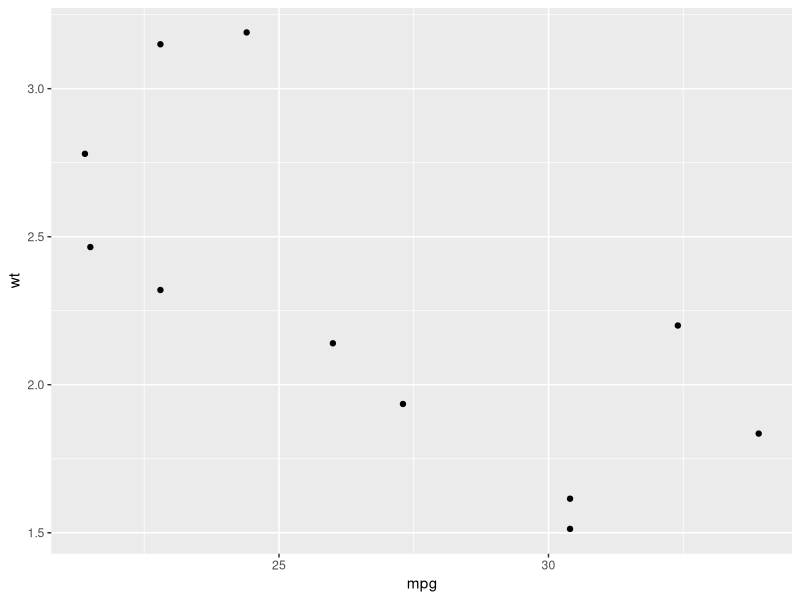
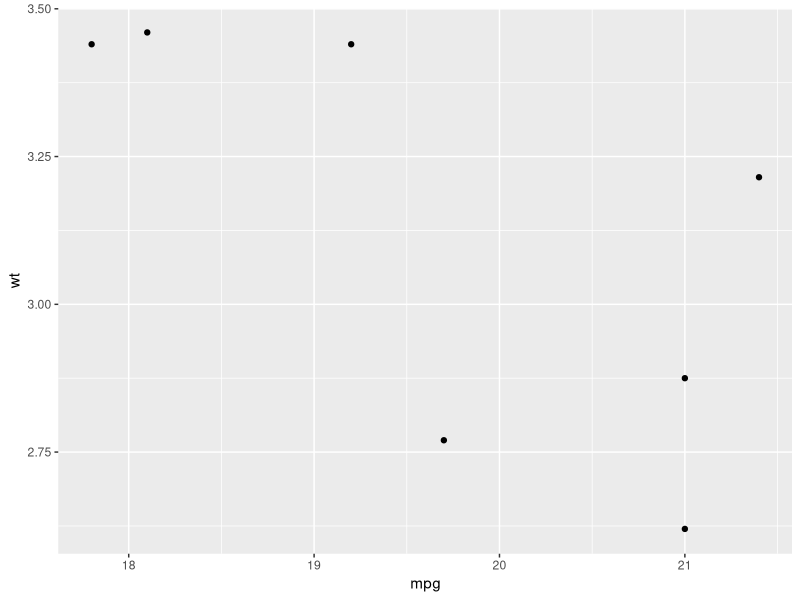
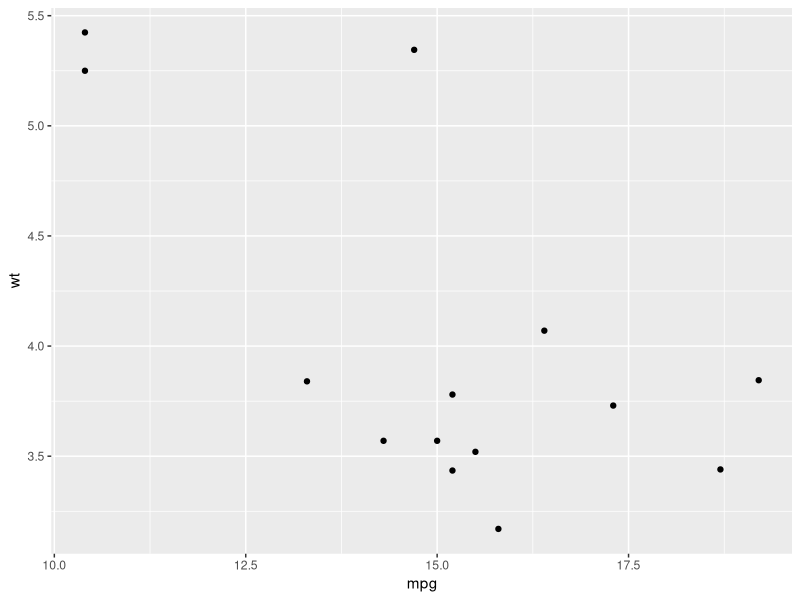
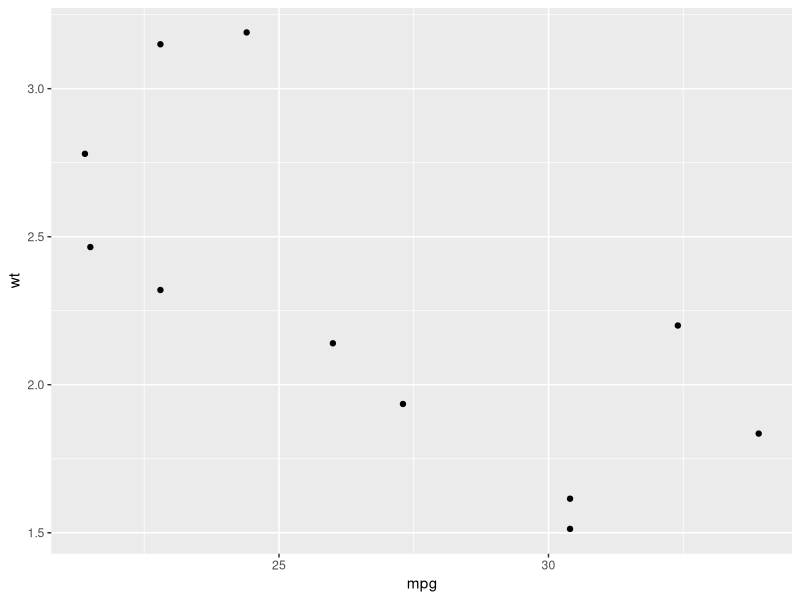
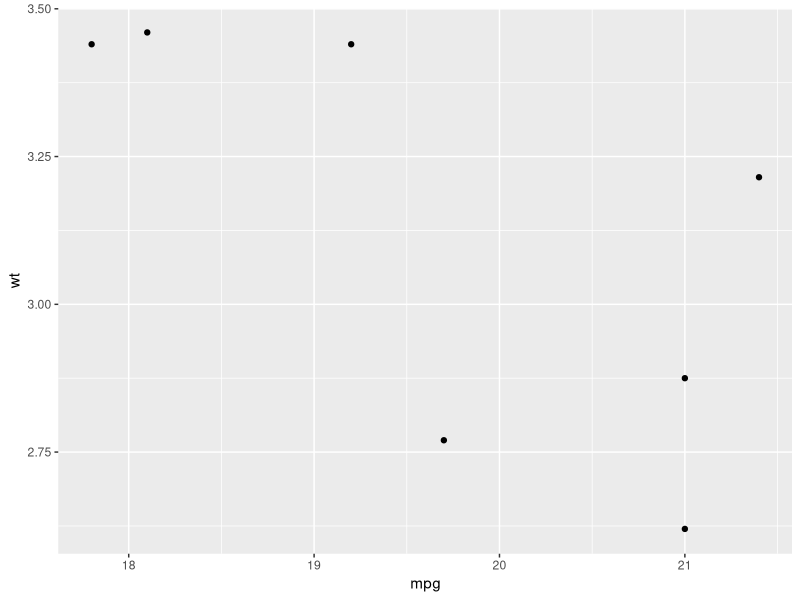
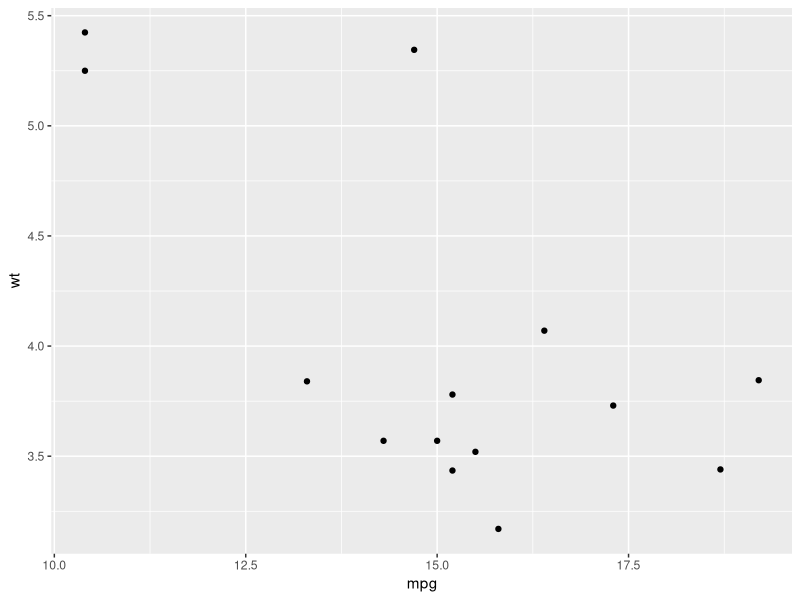

Write R code to recreate these figures, in order.
## ---- chunk 1
knitr::opts_chunk$set(echo = TRUE)
## ---- chunk 2
library(tidyverse)
## ---- chunk 3
df <- tibble(
  a = rnorm(10),
  b = rnorm(10), 
  c = rnorm(10), 
  d = rnorm(10)
)
## ---- chunk 4
output <- vector(mode = "double", length = ncol(df))

for(i in seq_along(df)){
  output[[i]] <- median(df[[i]])
}
output
## ---- chunk 5
map_dfc(c(-10, 0, 10, 100), rnorm, n = 10)

map2_dfc(10, c(-10, 0, 10, 100), rnorm)

do.call(what = "rnorm", 
        args = list(n = rep(rep(10, 4), 10), mean = rep(c(-10, 0, 10, 100), each = 10))) %>% 
  matrix(nrow = 10, ncol = 4, byrow = F) 
## ---- chunk 6
map_lgl(df, is.factor)
## ---- chunk 7
map(1:5, runif)
## ---- chunk 8
map_dfc(-2:2, rnorm, n = 5)
## ---- chunk 9
f <- c("runif", "rnorm", "rpois")
param <- list(
  list(min = -1, max = 1), 
  list(sd = 5), 
  list(lambda = 10)
)

invoke_map(f, param, n = 5)
## ---- chunk 10
sim <- tibble(
  f = c("runif", "rnorm", "rpois"),
  param = list(list(min = -1, max = 1), list(sd = 5), list(lambda = 10))
)


x <- sim %>% mutate(sim = invoke_map(f, param, n = 10))
## ---- chunk 11
x <- list(1, "a", 3)
x %>% walk(print)
## ---- chunk 12
plots <- mtcars %>% 
  split(f = .$cyl) %>% 
  map(~ggplot(., aes(mpg, wt)) + geom_point())

paths <- str_c(names(plots), ".pdf")
pwalk(list(paths, plots), ggsave, path = tempdir())

# pwalk just like mapply
mapply(ggsave, paths, plots, path = tempdir())
## ---- chunk 13
iris %>% 
  keep(is.factor) %>% 
  str()
## ---- chunk 14
iris %>% 
  discard(is.factor) %>% 
  str()
